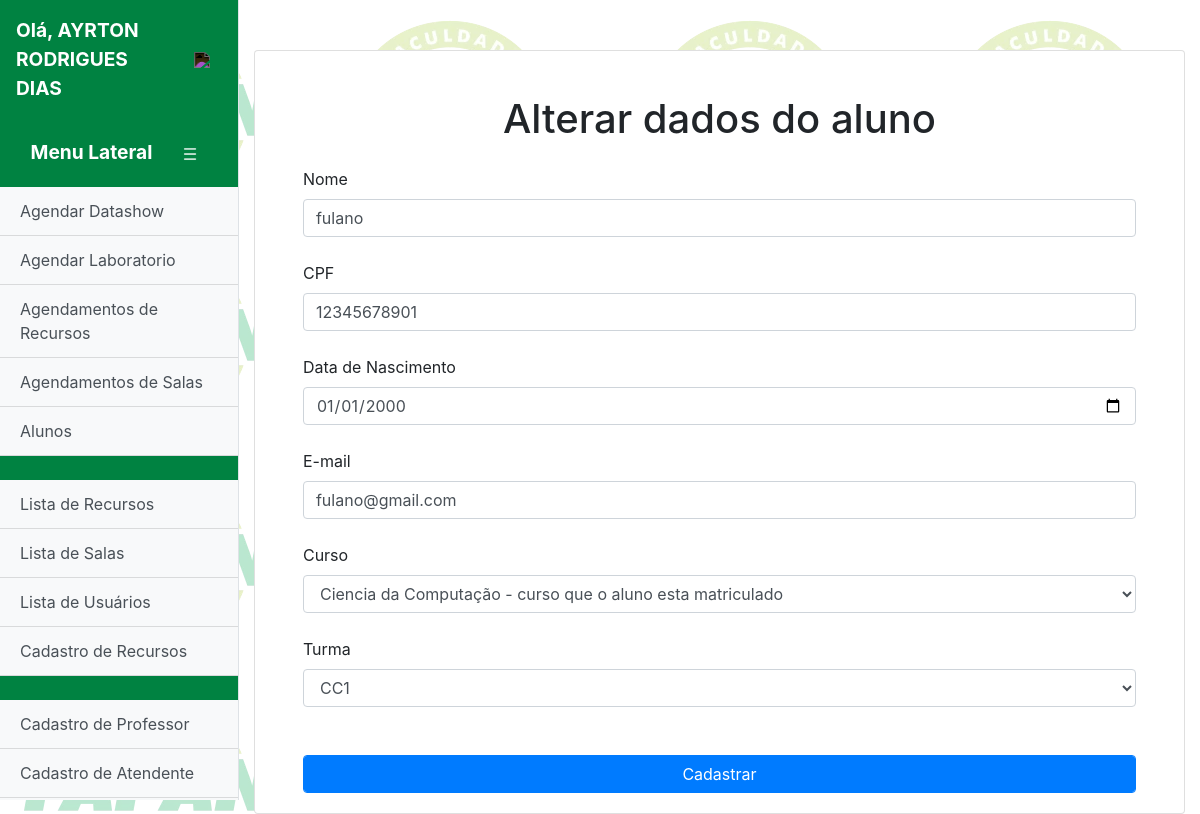
The page /altera_aluno.php?id_aluno=1 (signed in) on the database its author committed.
### tables this page shows
CREATE TABLE `professor` (
  `nome` varchar(100) NOT NULL,
  `cpf` varchar(11) NOT NULL,
  `data_nasc` varchar(15) NOT NULL,
  `email` varchar(100) NOT NULL,
  `idprof` int(11) NOT NULL,
  `id_user` int(11) NOT NULL
);

CREATE TABLE `aluno` (
  `id_aluno` int(11) NOT NULL,
  `nome` varchar(100) NOT NULL,
  `cpf` varchar(11) NOT NULL,
  `data_nasc` varchar(15) NOT NULL,
  `email` varchar(100) NOT NULL,
  `curso` int(11) NOT NULL,
  `turma` varchar(20) DEFAULT NULL
);

CREATE TABLE `curso` (
  `id` int(11) NOT NULL,
  `nome` varchar(100) NOT NULL
);

### altera_aluno.php (the view, shortened to what this page needs)
<?php
include("conexao.php");
$id_aluno = $_GET['id_aluno'];
?>
<!DOCTYPE html>
<html lang="en">
<head>
    <link rel="stylesheet" href="https://stackpath.bootstrapcdn.com/bootstrap/4.5.2/css/bootstrap.min.css">
    <link rel="stylesheet" href="styles.css">
</head>
<body>
    <div class="d-flex" id="wrapper">
    <?php include("menulateral.php"); ?>
        <div id="page-content-wrapper" class="container-fluid">
            <div class="card">
                <div class="card-body">
                    <h1 class="mt-4 mb-4" style="text-align: center;">Alterar dados do aluno</h1>
                    <form action="altera_aluno_sucesso.php?id_aluno= <?=$id_aluno?>" method="POST">
                    <?php
                        $sql = "SELECT * FROM aluno WHERE id_aluno = $id_aluno";
                        $resultado = $conn->query($sql);
                        if ($resultado->num_rows > 0) {
                            while ($assoc = $resultado->fetch_assoc()) {
                                $nome_turma = $assoc['turma'];
                                $curso = "SELECT * FROM curso WHERE id = " . $assoc['curso'];
                                $resultado_curso = $conn->query($curso);
                                while ($row = $resultado_curso->fetch_assoc()) {
                                    $id_curso = $row['id'];
                                    $nome_curso = $row['nome'];
                                }
                                ?>
                                <label for = "nome">
                                    Nome
                                    </label>
                                <input type="text" required class="form-control" name="nome" value="<?= $assoc['nome']?>">
                                <br>
                                <label for = "cpf">
                                        CPF
                                </label>
                                <input type="text" required class="form-control" name="cpf" value="<?= $assoc['cpf']?>">
                                <br>
                                <label for = "datanascimento">
                                        Data de Nascimento
                                </label>
                                <input type = "date" required class="form-control" id = "data" name = "data" value="<?= date('Y-m-d', strtotime($assoc['data_nasc']))?>">
                                <br>
                                <label for = "email">
                                        E-mail
                                </label>
                                <input type="text" required class="form-control" name="email" value="<?= $assoc['email']?>">
                                <br>
                                <label for = "curso">
                                        Curso
                                </label>
                                <select name="curso" class="form-control" id="curso" onchange="getTurmas()">
                                    <option value='<?= $id_curso ?>'><?= $nome_curso;?> - curso que o aluno esta matriculado </option>
                                    <?php
                                    $sql = "SELECT * FROM curso ORDER BY nome ASC";
                                    $resultado = $conn->query($sql);
                                    ?>
                                </select>
                                <br>
                                <label for = "turma">
                                            Turma
                                    </label>
                                    <select name="turma" class="form-control" id="turma">
                                        <?php if($nome_turma){
                                        ?>
                                            <option value='<?= $nome_turma ?>'><?= $nome_turma;?></option>
                                            <?php
                                        } else {?>
                                        <option value=''>Selecione uma turma</option>
                                        <?php
                                        }
                                            $sql = "SELECT * FROM turma WHERE curso = $id_curso ORDER BY nome ASC";
                                            $resultado = $conn->query($sql);
                                        ?>
                                    </select>
                                <br>
                            <br>
                            <button type="submit" class="form-control btn-primary">Cadastrar</button>
                            <?php
                        }
                    }
                ?>
                </form>
                </div>
            </div>
        </div>
    </div>
</body>
</html>

### menulateral.php (shortened to what this page needs)
<div class="bg-light border-right" id="sidebar-wrapper" style="background:#008241!important;">
    <?php
        if($_SESSION['funcao'] == 1){
            $funcao = "professor";
        } else if($_SESSION['funcao'] == 2){
            $funcao = "professor";
        } else if($_SESSION['funcao'] == 3){
            $funcao = "atendente";
        }
            $id_user = $_SESSION['id'];
            $sql = "SELECT * FROM $funcao p JOIN users u WHERE id_user = $id_user";
            $resultado = $conn->query($sql);
            if ($resultado->num_rows > 0) {
                while ($row = $resultado->fetch_assoc()) {
                    $nome = $row['nome'] ;
                }
            }
        ?>
    <div class="sidebar-heading">
            	<p id="sidebar-heading-name">Olá, <?php echo $nome ?></p>
            	<div class="sidebar-button" onclick="sair()"><img  class="sidebar-button-img" src="assets/exit.png"></div>
    </div>
            <div class="sidebar-heading">
            	<p id="sidebar-heading-title">Menu Lateral</p>
            	<div class="sidebar-button" onclick="sideBarSwitch()"><img class="sidebar-button-img" src="assets/sidebar-icon.png"></div>
            </div>
            <div class="list-group list-group-flush">
                <a href="agendadatashow.php" id="agendadatashow" class="list-group-item list-group-item-action bg-light">Agendar Datashow</a>
                <a href="agendarlaboratorio.php" id="agendarlaboratorio" class="list-group-item list-group-item-action bg-light">Agendar Laboratorio</a>
                <a href="liberacaodatashow.php" id="liberacaodatashow" class="list-group-item list-group-item-action bg-light">Agendamentos de Recursos</a>
                <a href="liberacaolaboratorio.php" id="liberacaolaboratorio" class="list-group-item list-group-item-action bg-light">Agendamentos de Salas</a>
                <a href="alunos.php" id="alunos" class="list-group-item list-group-item-action bg-light">Alunos</a>
                <?php if ($_SESSION['funcao'] == 1): ?>
                <br>
                <a href="listadatashow.php" id="listadatashow" class="list-group-item list-group-item-action bg-light">Lista de Recursos</a>
                <a href="listalaboratorio.php" id="listalaboratorio" class="list-group-item list-group-item-action bg-light">Lista de Salas</a>
                <a href="listausuarios.php" id="listausuarios" class="list-group-item list-group-item-action bg-light">Lista de Usuários</a>
                <a href="cadastro.php" id="cadastro" class="list-group-item list-group-item-action bg-light">Cadastro de Recursos</a>
                <?php endif; ?>
                <br>
                <?php if ($_SESSION['funcao'] == 1): ?>
                <a href="cadastro_prof.php" id="cadastro_prof" class="list-group-item list-group-item-action bg-light">Cadastro de Professor</a>
                <?php endif; ?>
                <?php if ($_SESSION['funcao'] == 1 || $_SESSION['funcao'] == 2): ?>
                <a href="cadastro_aten.php" id="cadastro_aten" class="list-group-item list-group-item-action bg-light">Cadastro de Atendente</a>
                <?php endif; ?>
                <a href="cadastro_aluno.php" id="cadastro_aluno" class="list-group-item list-group-item-action bg-light">Cadastro de Aluno</a>
                <br>
                <br>
                <br>
            </div>
        </div>

### styles.css (style rules this page uses)
#page-content-wrapper { margin-top: 50px; flex-direction: column; }
#sidebar-wrapper { background:#008241!important; width: 300px; height: 100vh; z-index: 1000; overflow-y: auto; transition: all 0.3s ease; }
.sidebar-heading { font-weight: 700; font-size: 1.2rem; padding: 1rem; display: flex; flex-direction: row; align-items: center; justify-content: center; }
#sidebar-heading-name { color:#fff; margin-top: 0px !important; margin-bottom: 2px !important; margin-right: 20px; }
#sidebar-heading-title { color:#fff; margin-top: 0px !important; margin-bottom: 2px !important; margin-right: 20px; }
.sidebar-button { min-width: 35px; min-height: 35px; max-width: 35px; max-height: 35px; background: transparent; border-radius: 50%; padding: 2px; float: right; display: flex; align-items: center; justify-content: center; transition-duration: 200ms; }
.sidebar-button-img { width: 20px; filter: invert(1); }
.container-fluid { display: flex; align-items: center; }
.card { width: 100%; max-width: 1000px; }
.card-body { padding: 1.25rem 3rem; }
#wrapper { background-image: url("./assets/Sem_titulo.png"); }

### rows shown on the page
professor: nome "AYRTON RODRIGUES DIAS"
aluno: nome "fulano", cpf "12345678901", data "01/01/2000", email "fulano@gmail.com", curso "Ciencia da Computação - curso que o aluno esta matriculado", turma "CC1"
